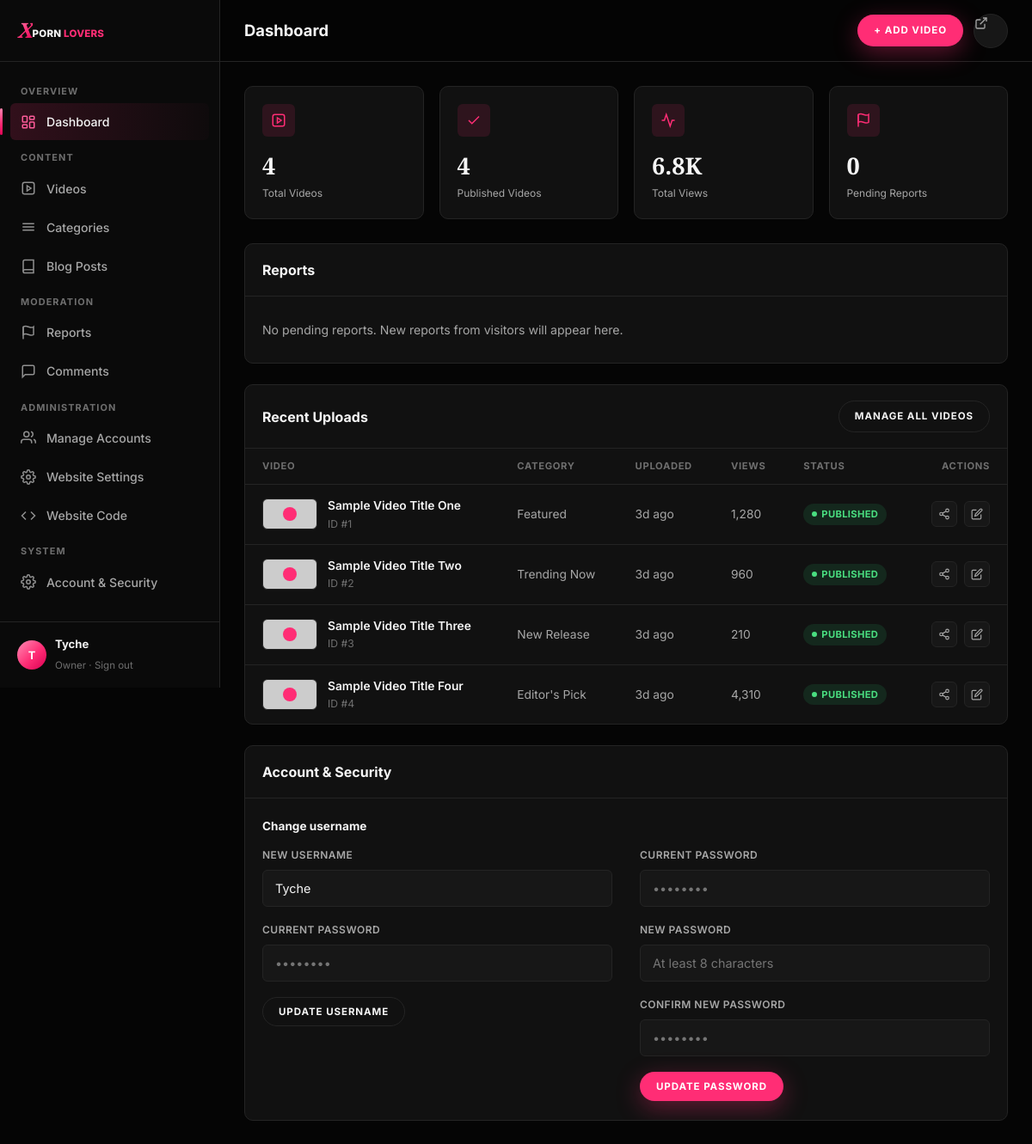
Page /admin/dashboard.php (signed in) on the committed database.
### tables this page shows
CREATE TABLE IF NOT EXISTS videos (
    id             INT UNSIGNED AUTO_INCREMENT PRIMARY KEY,
    title          VARCHAR(255) NOT NULL,
    slug           VARCHAR(255) NOT NULL UNIQUE,
    description    TEXT NULL,
    category_id    INT UNSIGNED NULL,
    video_url      VARCHAR(500) NULL,
    source_type    ENUM('url','upload','embed') NOT NULL DEFAULT 'url',
    embed_url      VARCHAR(500) NULL,
    thumbnail_url  VARCHAR(500) NULL,
    duration       VARCHAR(20) NULL,
    views          INT UNSIGNED NOT NULL DEFAULT 0,
    status         ENUM('published','unpublished','removed') NOT NULL DEFAULT 'published',
    removed_reason VARCHAR(255) NULL,
    featured       TINYINT(1) NOT NULL DEFAULT 0,
    created_by     INT UNSIGNED NULL,
    updated_by     INT UNSIGNED NULL,
    created_at     DATETIME NOT NULL DEFAULT CURRENT_TIMESTAMP,
    updated_at     DATETIME NOT NULL DEFAULT CURRENT_TIMESTAMP ON UPDATE CURRENT_TIMESTAMP,
    FOREIGN KEY (category_id) REFERENCES categories(id) ON DELETE SET NULL,
    FOREIGN KEY (created_by) REFERENCES admins(id) ON DELETE SET NULL,
    FOREIGN KEY (updated_by) REFERENCES admins(id) ON DELETE SET NULL,
    INDEX idx_videos_status_created (status, created_at),
    INDEX idx_videos_category (category_id),
    INDEX idx_videos_featured (featured, status, created_at)
);

CREATE TABLE IF NOT EXISTS categories (
    id          INT UNSIGNED AUTO_INCREMENT PRIMARY KEY,
    name        VARCHAR(100) NOT NULL,
    slug        VARCHAR(100) NOT NULL UNIQUE,
    description VARCHAR(500) NULL,
    created_at  DATETIME NOT NULL DEFAULT CURRENT_TIMESTAMP
);

### admin/dashboard.php (the view, shortened to what the rows shown need)
<?php
require_once __DIR__ . '/../includes/db.php';
require_once __DIR__ . '/../includes/helpers.php';
require_once __DIR__ . '/../includes/auth.php';
require_once __DIR__ . '/../includes/render.php';
$admin = require_admin();
$pdo = db();
$canModerate = admin_has_role($admin, 'moderator');
$stats = ['total_videos' => 0, 'published_videos' => 0, 'total_views' => 0, 'pending_reports' => 0, 'pending_comments' => 0];
$pendingReports = [];
if ($canModerate) {
    $stats = [
        'total_videos'     => (int) $pdo->query('SELECT COUNT(*) FROM videos')->fetchColumn(),
        'published_videos' => (int) $pdo->query("SELECT COUNT(*) FROM videos WHERE status = 'published'")->fetchColumn(),
        'total_views'      => (int) $pdo->query('SELECT COALESCE(SUM(views), 0) FROM videos')->fetchColumn(),
        'pending_reports'  => (int) $pdo->query("SELECT COUNT(*) FROM reports WHERE status = 'pending'")->fetchColumn(),
        'pending_comments' => (int) $pdo->query("SELECT COUNT(*) FROM comments WHERE status = 'pending'")->fetchColumn(),
    ];
    $pendingReports = $pdo->query(
        "SELECT r.id, r.reason, r.details, r.created_at, v.id AS video_id, v.title AS video_title, v.status AS video_status
         FROM reports r
         JOIN videos v ON v.id = r.video_id
         WHERE r.status = 'pending'
         ORDER BY r.created_at ASC
         LIMIT 25"
    )->fetchAll();
} else {
    $categories = $pdo->query('SELECT id, name FROM categories ORDER BY name')->fetchAll();
}
$recentVideos = $pdo->query(
    "SELECT v.*, c.name AS category_name
     FROM videos v
     LEFT JOIN categories c ON c.id = v.category_id
     ORDER BY v.created_at DESC
     LIMIT 8"
)->fetchAll();
$reasonLabels = [
    'non_consensual'   => 'Non-consensual content',
    'underage_concern' => 'Underage concern',
    'stolen_content'   => 'Stolen / unauthorized upload',
    'wrong_category'   => 'Mislabeled or spam',
    'other'            => 'Other',
];
$statusBadges = [
    'published'   => ['class' => 'badge-published', 'label' => 'Published'],
    'unpublished' => ['class' => 'badge-draft',      'label' => 'Unpublished'],
    'removed'     => ['class' => 'badge-pending',    'label' => 'Removed'],
];
?>
<!doctype html>
<html lang="en">
<head>
<link rel="stylesheet" href="/assets/css/tokens.css">
<link rel="stylesheet" href="/assets/css/main.css">
<link rel="stylesheet" href="/assets/css/admin.css">
</head>
<body class="admin">
<div class="admin-shell">
  <?php $active = 'dashboard'; $pendingReportsCount = $stats['pending_reports']; $pendingCommentsCount = $stats['pending_comments']; include __DIR__ . '/../includes/partials/admin_sidebar.php'; ?>
  <div class="admin-main">
    <header class="admin-topbar">
      <div style="display:flex; align-items:center; gap:14px;">
        <h2>Dashboard</h2>
      </div>
    </header>
    <div class="admin-content">
      <?php if ($canModerate): ?>
      <div class="stat-grid">
        <div class="stat-card">
          <div class="stat-card-top">
            <div class="stat-icon"><svg viewBox="0 0 24 24" fill="none" stroke="currentColor" stroke-width="2"><path d="m10 8 6 4-6 4V8Z"/><rect x="3" y="3" width="18" height="18" rx="3"/></svg></div>
          </div>
          <div class="stat-value"><?= number_format($stats['total_videos']) ?></div>
          <div class="stat-label">Total Videos</div>
        </div>
        <div class="stat-card">
          <div class="stat-card-top">
            <div class="stat-icon"><svg viewBox="0 0 24 24" fill="none" stroke="currentColor" stroke-width="2"><path d="M20 6 9 17l-5-5"/></svg></div>
          </div>
          <div class="stat-value"><?= number_format($stats['published_videos']) ?></div>
          <div class="stat-label">Published Videos</div>
        </div>
        <div class="stat-card">
          <div class="stat-card-top">
            <div class="stat-icon"><svg viewBox="0 0 24 24" fill="none" stroke="currentColor" stroke-width="2"><path d="M22 12h-4l-3 9L9 3l-3 9H2"/></svg></div>
          </div>
          <div class="stat-value"><?= format_views($stats['total_views']) ?></div>
          <div class="stat-label">Total Views</div>
        </div>
        <div class="stat-card" style="<?= $stats['pending_reports'] > 0 ? 'border-color:rgba(255,45,117,0.5);' : '' ?>">
          <div class="stat-card-top">
            <div class="stat-icon"><svg viewBox="0 0 24 24" fill="none" stroke="currentColor" stroke-width="2"><path d="M4 15s1-1 4-1 5 2 8 2 4-1 4-1V3s-1 1-4 1-5-2-8-2-4 1-4 1z"/><path d="M4 22V3"/></svg></div>
          </div>
          <div class="stat-value"><?= number_format($stats['pending_reports']) ?></div>
          <div class="stat-label">Pending Reports</div>
        </div>
      </div>
      <div class="panel" id="reports" style="margin-bottom:24px; scroll-margin-top:20px;">
        <div class="panel-head">
          <h3>Reports<?= $stats['pending_reports'] > 0 ? ' <span style="color:var(--pink-soft); font-weight:600;">(' . (int) $stats['pending_reports'] . ' pending)</span>' : '' ?></h3>
        </div>
        <?php if ($pendingReports): ?>
          <div class="table-wrap">
            <table class="data-table">
              <thead>
                <tr>
                  <th>Video</th>
                  <th>Reason</th>
                  <th>Details</th>
                  <th>Reported</th>
                  <th style="text-align:right;">Actions</th>
                </tr>
              </thead>
              <tbody>
                <?php foreach ($pendingReports as $r): ?>
                  <tr>
                    <td class="row-title"><?= e($r['video_title']) ?></td>
                    <td><?= e($reasonLabels[$r['reason']] ?? $r['reason']) ?></td>
                    <td style="max-width:240px;"><?= $r['details'] ? e(mb_strimwidth($r['details'], 0, 80, '…')) : '<span style="color:var(--text-muted);">—</span>' ?></td>
                    <td><?= e(time_ago($r['created_at'])) ?></td>
                    <td>
                      <form method="post" action="/admin/actions/report_action.php" style="display:flex; gap:8px; justify-content:flex-end;">
                        <?= csrf_field() ?>
                        <input type="hidden" name="report_id" value="<?= (int) $r['id'] ?>">
                        <button type="submit" name="action" value="dismiss" class="btn btn-secondary btn-sm">Dismiss</button>
                        <button type="submit" name="action" value="remove" class="btn btn-primary btn-sm" onclick="return confirm('Remove this video? It will be taken down immediately.');">Remove Video</button>
                      </form>
                    </td>
                  </tr>
                <?php endforeach; ?>
              </tbody>
            </table>
          </div>
        <?php else: ?>
          <div style="padding:28px 20px; color:var(--text-secondary); font-size:0.88rem;">No pending reports. New reports from visitors will appear here.</div>
        <?php endif; ?>
      </div>
      <?php endif; ?>
      <div class="panel" id="recent-uploads" style="scroll-margin-top:20px;">
        <div class="table-wrap">
          <table class="data-table">
            <thead>
              <tr>
                <th>Video</th>
                <th>Category</th>
                <th>Uploaded</th>
                <th>Views</th>
                <th>Status</th>
                <th style="text-align:right;">Actions</th>
              </tr>
            </thead>
            <tbody>
              <?php if ($recentVideos): foreach ($recentVideos as $v):
                $badge = $statusBadges[$v['status']] ?? ['class' => 'badge-draft', 'label' => ucfirst($v['status'])];
              ?>
                <tr>
                  <td>
                    <div class="row-media">
                      <div class="row-thumb" <?= $v['thumbnail_url'] ? 'style="background-image:url(\'' . e($v['thumbnail_url']) . '\'); background-size:cover; background-position:center;"' : '' ?>></div>
                      <div class="row-title"><?= e($v['title']) ?><span>ID #<?= (int) $v['id'] ?></span></div>
                    </div>
                  </td>
                  <td><?= e($v['category_name'] ?? 'General') ?></td>
                  <td><?= e(time_ago($v['created_at'])) ?></td>
                  <td><?= number_format((int) $v['views']) ?></td>
                  <td><span class="badge <?= $badge['class'] ?>"><?= $badge['label'] ?></span></td>
                  <td><div class="row-actions">
                    <button type="button" class="share-btn" aria-label="Share" data-share-url="<?= e(rtrim(SITE_URL, '/') . '/video.php?slug=' . urlencode($v['slug'])) ?>" data-share-title="<?= e($v['title']) ?>"><svg viewBox="0 0 24 24" fill="none" stroke="currentColor" stroke-width="2"><circle cx="18" cy="5" r="3"/><circle cx="6" cy="12" r="3"/><circle cx="18" cy="19" r="3"/><path d="m8.6 13.5 6.8 4M15.4 6.5l-6.8 4"/></svg></button>
                    <a href="/admin/videos.php?edit=<?= (int) $v['id'] ?>" aria-label="Edit"><svg viewBox="0 0 24 24" fill="none" stroke="currentColor" stroke-width="2"><path d="M11 4H4a2 2 0 0 0-2 2v14a2 2 0 0 0 2 2h14a2 2 0 0 0 2-2v-7"/><path d="M18.5 2.5a2.12 2.12 0 0 1 3 3L12 15l-4 1 1-4Z"/></svg></a>
                  </div></td>
                </tr>
              <?php endforeach; else: ?>
                <tr><td colspan="6" style="color:var(--text-secondary);">No videos yet.</td></tr>
              <?php endif; ?>
            </tbody>
          </table>
        </div>
      </div>
      <div class="panel" id="account" style="margin-top:24px; scroll-margin-top:20px;">
        <div style="padding:22px 20px; display:grid; grid-template-columns:1fr 1fr; gap:32px;">
          <div>
            <form method="post" action="/admin/actions/account_action.php">
              <div class="field">
                <label for="new_username">New username</label>
                <input id="new_username" name="new_username" type="text" value="<?= e($admin['username']) ?>" required>
              </div>
            </form>
          </div>
        </div>
      </div>
    </div>
  </div>
</div>
</body>
</html>

### includes/partials/admin_sidebar.php (shortened to what the rows shown need)
<?php
$canModerate = admin_has_role($admin, 'moderator');
$roleLabels = ['creator' => 'Creator', 'moderator' => 'Moderator', 'admin' => 'Admin'];
$roleLabel = ($admin['is_owner'] ?? false) ? 'Owner' : ($roleLabels[$admin['role']] ?? ucfirst($admin['role']));
?>
<aside class="sidebar">
  <div class="sidebar-foot">
    <div class="avatar"><?= e(mb_strtoupper(mb_substr($admin['username'], 0, 1))) ?></div>
    <div class="who">
      <strong><?= e($admin['username']) ?></strong>
      <span><?= e($roleLabel) ?> · <a href="/admin/logout.php" style="color:var(--text-muted);">Sign out</a></span>
    </div>
  </div>
</aside>

### rows in the picture
videos: featured "0", title "Sample Video Title Four", id "4", category.name "Editor's Pick", created_at "3d ago", views "4,310", status "PUBLISHED"
videos: title "Sample Video Title One", id "1", category.name "Featured", created_at "3d ago", views "1,280", status "PUBLISHED"
videos: title "Sample Video Title Two", id "2", category.name "Trending Now", created_at "3d ago", views "960", status "PUBLISHED"
videos: title "Sample Video Title Three", id "3", category.name "New Release", created_at "3d ago", views "210", status "PUBLISHED"

### other values in the picture
mb_strtoupper(mb_substr($admin['username'], 0, 1)) "T"
$admin['username'] "Tyche"
$roleLabel "Owner"
$stats['total_videos'] "4"
$stats['published_videos'] "4"
format_views($stats['total_views']) "6.8K"
